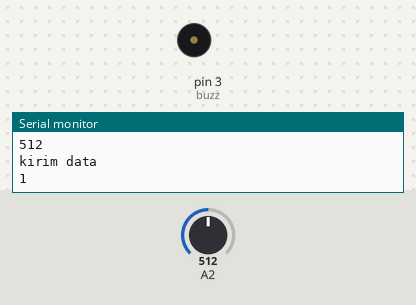
Recording of a sketch running on a simulated Arduino Uno, built with avr-gcc and run on an emulated ATmega328P. Shown: buzzer (waves = sounding, pin HIGH), the last lines printed to the serial monitor. The inputs (shaded band) are chosen by the test bench; at power-on: A2 = 512. No radio packets arrive unless stated.

Above: at 1.8 s.
1.9 s: A2 set to 336
5.7 s: A2 set to 302
At 8.4 s:
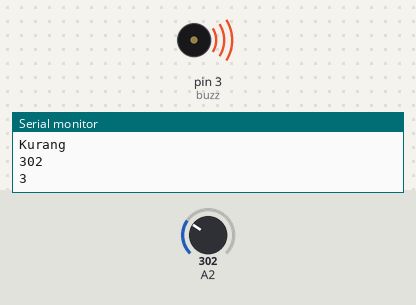
8.9 s: A2 set to 330
At 11.5 s:
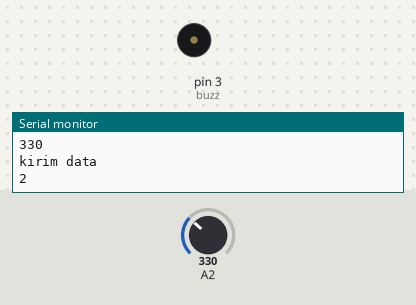
12.0 s: A2 set to 310
At 14.5 s:
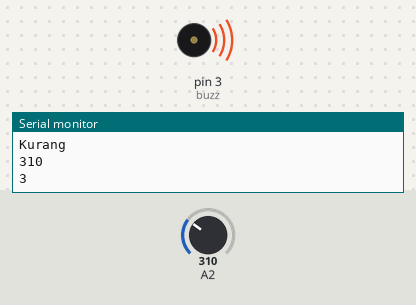
Timing chart, 0 to 16.0 s (numbered marks = the images above; inputs shaded):
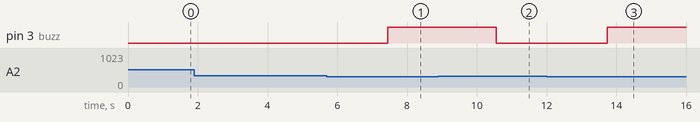

Measured:
- the behaviour switches between 321 and 320 on A2 (found by bisection; images 0 and 1)
- after the input at 5.7 s, pin 3 (buzz): LOW → HIGH after 1.7 s
- after the input at 8.9 s, pin 3 (buzz): HIGH → LOW after 1.7 s
- after the input at 12.0 s, pin 3 (buzz): LOW → HIGH after 1.7 s

The sketch:

LoRa_Transmiter.ino
```cpp
#include <SPI.h>
#include <LoRa.h>
char data1 = '1';
char data2 = '2';
char data3 = '3';
char data4 = '4';


int buzz = 3;

void setup () {
  pinMode (buzz,OUTPUT);
  Serial.begin (9600);
  while (!Serial);
  Serial.println("LoRa Sender");

  if (!LoRa.begin(433E6)) {
    Serial.println("Starting LoRa failed!");
    while (1);
  }
}
void loop() {
  // read the input on analog pin 0:
  int data = analogRead(A2);
  Serial.println(data);
  if (data > 420) {
    //data = 100;
    Serial.println("kirim data");
    Serial.println(data1);
      LoRa.beginPacket();
      LoRa.print(data1);
      LoRa.endPacket();
      delay(1000);
    Serial.println("PENUH");
    digitalWrite (buzz,LOW);
    }
   else if ((data > 320) && (data <= 420)) {
    Serial.println("kirim data");
    Serial.println(data2);
      LoRa.beginPacket();
      LoRa.print(data2);
      LoRa.endPacket();
      delay(1000);
    Serial.println("SEDANG");
    digitalWrite (buzz,LOW);
    }
   else  if (data <= 330) {
    Serial.println(data3);
      LoRa.beginPacket();
      LoRa.print(data3);
      LoRa.endPacket();
      delay(1000);
    Serial.println("Kurang");
    digitalWrite (buzz,HIGH);
    delay(500);
    }
//    else  if ((data <= 330) && ()){
//    Serial.println("kirim data");
//    Serial.println(data4);
//      LoRa.beginPacket();
//      LoRa.print(data4);
//      LoRa.endPacket();
//      delay(1000);
//    Serial.println("Kurang");
//    digitalWrite (buzz,HIGH);
//    delay(500);
//    }
  }
```
